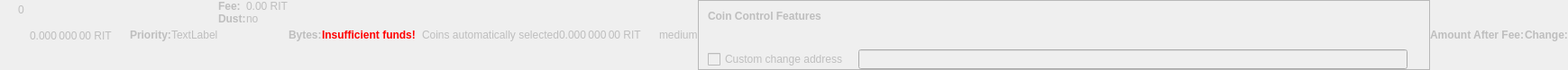
    <widget class="QWidget" name="dummyHideWidget" native="true">
     <property name="enabled">
      <bool>false</bool>
     </property>
     <property name="maximumSize">
      <size>
       <width>100</width>
       <height>22</height>
      </size>
     </property>
     <layout class="QHBoxLayout" name="dummyHideLayout">
      <property name="spacing">
       <number>0</number>
      </property>
      <property name="margin">
       <number>0</number>
      </property>
      <item>
       <layout class="QFormLayout" name="formLayoutCoinControl1">
        <property name="horizontalSpacing">
         <number>10</number>
        </property>
        <property name="verticalSpacing">
         <number>14</number>
        </property>
        <property name="leftMargin">
         <number>10</number>
        </property>
        <property name="topMargin">
         <number>4</number>
        </property>
        <property name="rightMargin">
         <number>6</number>
        </property>
        <item row="0" column="1">
         <widget class="QLabel" name="labelCoinControlBytes">
          <property name="cursor">
           <cursorShape>IBeamCursor</cursorShape>
          </property>
          <property name="contextMenuPolicy">
           <enum>Qt::ActionsContextMenu</enum>
          </property>
          <property name="text">
           <string notr="true">0</string>
          </property>
          <property name="textInteractionFlags">
           <set>Qt::LinksAccessibleByMouse|Qt::TextSelectableByKeyboard|Qt::TextSelectableByMouse</set>
          </property>
         </widget>
        </item>
       </layout>
      </item>
      <item>
       <widget class="QLabel" name="labelCoinControlAfterFee">
        <property name="enabled">
         <bool>false</bool>
        </property>
        <property name="sizePolicy">
         <sizepolicy hsizetype="Fixed" vsizetype="Fixed">
          <horstretch>0</horstretch>
          <verstretch>0</verstretch>
         </sizepolicy>
        </property>
        <property name="minimumSize">
         <size>
          <width>111</width>
          <height>12</height>
         </size>
        </property>
        <property name="maximumSize">
         <size>
          <width>111</width>
          <height>12</height>
         </size>
        </property>
        <property name="cursor">
         <cursorShape>IBeamCursor</cursorShape>
        </property>
        <property name="contextMenuPolicy">
         <enum>Qt::ActionsContextMenu</enum>
        </property>
        <property name="text">
         <string notr="true">0.000 000 00 RIT</string>
        </property>
        <property name="textInteractionFlags">
         <set>Qt::LinksAccessibleByMouse|Qt::TextSelectableByKeyboard|Qt::TextSelectableByMouse</set>
        </property>
       </widget>
      </item>
      <item>
       <widget class="QLabel" name="labelCoinControlPriorityText">
        <property name="enabled">
         <bool>false</bool>
        </property>
        <property name="font">
         <font>
          <weight>75</weight>
          <bold>true</bold>
         </font>
        </property>
        <property name="text">
         <string>Priority:</string>
        </property>
       </widget>
      </item>
      <item>
       <layout class="QHBoxLayout" name="horizontalLayout">
        <item>
         <widget class="QLabel" name="WarningLabel">
          <property name="text">
           <string>TextLabel</string>
          </property>
         </widget>
        </item>
       </layout>
      </item>
      <item>
       <layout class="QFormLayout" name="formLayoutCoinControl3">
        <property name="horizontalSpacing">
         <number>0</number>
        </property>
        <property name="verticalSpacing">
         <number>0</number>
        </property>
        <property name="leftMargin">
         <number>0</number>
        </property>
        <property name="topMargin">
         <number>0</number>
        </property>
        <property name="rightMargin">
         <number>0</number>
        </property>
        <item row="0" column="0">
         <widget class="QLabel" name="labelCoinControlFeeText">
          <property name="enabled">
           <bool>false</bool>
          </property>
          <property name="font">
           <font>
            <weight>75</weight>
            <bold>true</bold>
           </font>
          </property>
          <property name="text">
           <string>Fee:</string>
          </property>
          <property name="margin">
           <number>0</number>
          </property>
         </widget>
        </item>
        <item row="0" column="1">
         <widget class="QLabel" name="labelCoinControlFee">
          <property name="enabled">
           <bool>false</bool>
          </property>
          <property name="cursor">
           <cursorShape>IBeamCursor</cursorShape>
          </property>
          <property name="contextMenuPolicy">
           <enum>Qt::ActionsContextMenu</enum>
          </property>
          <property name="text">
           <string notr="true">0.00 RIT</string>
          </property>
          <property name="textInteractionFlags">
           <set>Qt::LinksAccessibleByMouse|Qt::TextSelectableByKeyboard|Qt::TextSelectableByMouse</set>
          </property>
         </widget>
        </item>
        <item row="1" column="0">
         <widget class="QLabel" name="labelCoinControlLowOutputText">
          <property name="enabled">
           <bool>false</bool>
          </property>
          <property name="font">
           <font>
            <weight>75</weight>
            <bold>true</bold>
           </font>
          </property>
          <property name="text">
           <string>Dust:</string>
          </property>
         </widget>
        </item>
        <item row="1" column="1">
         <widget class="QLabel" name="labelCoinControlLowOutput">
          <property name="enabled">
           <bool>false</bool>
          </property>
          <property name="cursor">
           <cursorShape>IBeamCursor</cursorShape>
          </property>
          <property name="contextMenuPolicy">
           <enum>Qt::ActionsContextMenu</enum>
          </property>
          <property name="text">
           <string>no</string>
          </property>
          <property name="textInteractionFlags">
           <set>Qt::LinksAccessibleByMouse|Qt::TextSelectableByKeyboard|Qt::TextSelectableByMouse</set>
          </property>
         </widget>
        </item>
       </layout>
      </item>
      <item>
       <widget class="QLabel" name="labelCoinControlBytesText">
        <property name="enabled">
         <bool>false</bool>
        </property>
        <property name="font">
         <font>
          <weight>75</weight>
          <bold>true</bold>
         </font>
        </property>
        <property name="text">
         <string>Bytes:</string>
        </property>
       </widget>
      </item>
      <item>
       <layout class="QFormLayout" name="formLayoutCoinControl2">
        <property name="horizontalSpacing">
         <number>0</number>
        </property>
        <property name="verticalSpacing">
         <number>0</number>
        </property>
        <property name="leftMargin">
         <number>0</number>
        </property>
        <property name="topMargin">
         <number>0</number>
        </property>
        <property name="rightMargin">
         <number>0</number>
        </property>
       </layout>
      </item>
      <item>
       <layout class="QHBoxLayout" name="horizontalLayoutCoinControl2">
        <property name="spacing">
         <number>0</number>
        </property>
        <property name="bottomMargin">
         <number>0</number>
        </property>
       </layout>
      </item>
      <item>
       <widget class="QLabel" name="labelCoinControlInsuffFunds">
        <property name="enabled">
         <bool>false</bool>
        </property>
        <property name="minimumSize">
         <size>
          <width>0</width>
          <height>0</height>
         </size>
        </property>
        <property name="font">
         <font>
          <weight>75</weight>
          <bold>true</bold>
         </font>
        </property>
        <property name="styleSheet">
         <string notr="true">color:red;font-weight:bold;</string>
        </property>
        <property name="text">
         <string>Insufficient funds!</string>
        </property>
        <property name="margin">
         <number>5</number>
        </property>
       </widget>
      </item>
      <item>
       <layout class="QFormLayout" name="formLayoutCoinControl4">
        <property name="horizontalSpacing">
         <number>0</number>
        </property>
        <property name="verticalSpacing">
         <number>0</number>
        </property>
        <property name="leftMargin">
         <number>0</number>
        </property>
        <property name="topMargin">
         <number>0</number>
        </property>
        <property name="rightMargin">
         <number>0</number>
        </property>
       </layout>
      </item>
      <item>
       <widget class="QLabel" name="labelCoinControlChangeLabel">
        <property name="enabled">
         <bool>false</bool>
        </property>
        <property name="sizePolicy">
         <sizepolicy hsizetype="Preferred" vsizetype="Expanding">
          <horstretch>0</horstretch>
          <verstretch>0</verstretch>
         </sizepolicy>
        </property>
        <property name="minimumSize">
         <size>
          <width>0</width>
          <height>0</height>
         </size>
        </property>
        <property name="text">
         <string/>
        </property>
        <property name="margin">
         <number>3</number>
        </property>
       </widget>
      </item>
      <item>
       <widget class="QLabel" name="labelCoinControlAutomaticallySelected">
        <property name="enabled">
         <bool>false</bool>
        </property>
        <property name="sizePolicy">
         <sizepolicy hsizetype="Fixed" vsizetype="Fixed">
          <horstretch>0</horstretch>
          <verstretch>0</verstretch>
         </sizepolicy>
        </property>
        <property name="minimumSize">
         <size>
          <width>0</width>
          <height>0</height>
         </size>
        </property>
        <property name="maximumSize">
         <size>
          <width>240</width>
          <height>16777215</height>
         </size>
        </property>
        <property name="text">
         <string>Coins automatically selected</string>
        </property>
        <property name="margin">
         <number>5</number>
        </property>
       </widget>
      </item>
      <item>
       <widget class="QLabel" name="labelCoinControlChange">
        <property name="enabled">
         <bool>false</bool>
        </property>
        <property name="sizePolicy">
         <sizepolicy hsizetype="Fixed" vsizetype="Fixed">
          <horstretch>0</horstretch>
          <verstretch>0</verstretch>
         </sizepolicy>
        </property>
        <property name="minimumSize">
         <size>
          <width>111</width>
          <height>0</height>
         </size>
        </property>
        <property name="maximumSize">
         <size>
          <width>111</width>
          <height>16777215</height>
         </size>
        </property>
        <property name="cursor">
         <cursorShape>IBeamCursor</cursorShape>
        </property>
        <property name="contextMenuPolicy">
         <enum>Qt::ActionsContextMenu</enum>
        </property>
        <property name="text">
         <string notr="true">0.000 000 00 RIT</string>
        </property>
        <property name="textInteractionFlags">
         <set>Qt::LinksAccessibleByMouse|Qt::TextSelectableByKeyboard|Qt::TextSelectableByMouse</set>
        </property>
       </widget>
      </item>
      <item>
       <widget class="QLabel" name="labelCoinControlPriority">
        <property name="enabled">
         <bool>false</bool>
        </property>
        <property name="cursor">
         <cursorShape>IBeamCursor</cursorShape>
        </property>
        <property name="contextMenuPolicy">
         <enum>Qt::ActionsContextMenu</enum>
        </property>
        <property name="text">
         <string>medium</string>
        </property>
        <property name="textInteractionFlags">
         <set>Qt::LinksAccessibleByMouse|Qt::TextSelectableByKeyboard|Qt::TextSelectableByMouse</set>
        </property>
       </widget>
      </item>
      <item>
       <widget class="QFrame" name="frameCoinControl">
        <property name="sizePolicy">
         <sizepolicy hsizetype="Expanding" vsizetype="Expanding">
          <horstretch>0</horstretch>
          <verstretch>0</verstretch>
         </sizepolicy>
        </property>
        <property name="maximumSize">
         <size>
          <width>16777215</width>
          <height>16777215</height>
         </size>
        </property>
        <property name="frameShape">
         <enum>QFrame::StyledPanel</enum>
        </property>
        <property name="frameShadow">
         <enum>QFrame::Sunken</enum>
        </property>
        <layout class="QVBoxLayout" name="verticalLayoutCoinControl2_2">
         <property name="spacing">
          <number>0</number>
         </property>
         <property name="margin">
          <number>0</number>
         </property>
         <item>
          <layout class="QVBoxLayout" name="verticalLayoutCoinControl" stretch="0,0,0,1">
           <property name="spacing">
            <number>0</number>
           </property>
           <property name="leftMargin">
            <number>10</number>
           </property>
           <property name="topMargin">
            <number>10</number>
           </property>
           <item>
            <layout class="QHBoxLayout" name="horizontalLayoutCoinControl1">
             <property name="bottomMargin">
              <number>15</number>
             </property>
             <item>
              <widget class="QLabel" name="labelCoinControlFeatures">
               <property name="enabled">
                <bool>false</bool>
               </property>
               <property name="sizePolicy">
                <sizepolicy hsizetype="Preferred" vsizetype="Maximum">
                 <horstretch>0</horstretch>
                 <verstretch>0</verstretch>
                </sizepolicy>
               </property>
               <property name="font">
                <font>
                 <weight>75</weight>
                 <bold>true</bold>
                </font>
               </property>
               <property name="styleSheet">
                <string notr="true">font-weight:bold;</string>
               </property>
               <property name="text">
                <string>Coin Control Features</string>
               </property>
              </widget>
             </item>
            </layout>
           </item>
           <item>
            <widget class="QWidget" name="widgetCoinControl" native="true">
             <property name="sizePolicy">
              <sizepolicy hsizetype="Preferred" vsizetype="Preferred">
               <horstretch>0</horstretch>
               <verstretch>0</verstretch>
              </sizepolicy>
             </property>
             <property name="minimumSize">
              <size>
               <width>0</width>
               <height>0</height>
              </size>
             </property>
             <property name="styleSheet">
              <string notr="true"/>
             </property>
             <layout class="QHBoxLayout" name="horizontalLayoutCoinControl5_2">
              <property name="margin">
               <number>0</number>
              </property>
              <item>
               <layout class="QHBoxLayout" name="horizontalLayoutCoinControl3">
                <property name="spacing">
                 <number>20</number>
                </property>
                <property name="topMargin">
                 <number>0</number>
                </property>
                <property name="bottomMargin">
                 <number>10</number>
                </property>
               </layout>
              </item>
             </layout>
            </widget>
           </item>
           <item>
            <layout class="QHBoxLayout" name="horizontalLayoutCoinControl4" stretch="0,0,0">
             <property name="spacing">
              <number>12</number>
             </property>
             <property name="sizeConstraint">
              <enum>QLayout::SetDefaultConstraint</enum>
             </property>
             <property name="topMargin">
              <number>5</number>
             </property>
             <property name="rightMargin">
              <number>5</number>
             </property>
             <item>
              <widget class="QCheckBox" name="checkBoxCoinControlChange">
               <property name="enabled">
                <bool>false</bool>
               </property>
               <property name="toolTip">
                <string>If this is activated, but the change address is empty or invalid, change will be sent to a newly generated address.</string>
               </property>
               <property name="text">
                <string>Custom change address</string>
               </property>
              </widget>
             </item>
             <item>
              <widget class="QValidatedLineEdit" name="lineEditCoinControlChange">
               <property name="enabled">
                <bool>false</bool>
               </property>
               <property name="sizePolicy">
                <sizepolicy hsizetype="Expanding" vsizetype="Fixed">
                 <horstretch>0</horstretch>
                 <verstretch>0</verstretch>
                </sizepolicy>
               </property>
              </widget>
             </item>
             <item>
              <widget class="QLabel" name="labelCoinControlChangeLabel_2">
               <property name="sizePolicy">
                <sizepolicy hsizetype="Preferred" vsizetype="Expanding">
                 <horstretch>0</horstretch>
                 <verstretch>0</verstretch>
                </sizepolicy>
               </property>
               <property name="minimumSize">
                <size>
                 <width>0</width>
                 <height>0</height>
                </size>
               </property>
               <property name="text">
                <string/>
               </property>
               <property name="margin">
                <number>3</number>
               </property>
              </widget>
             </item>
            </layout>
           </item>
           <item>
            <spacer name="verticalSpacerCoinControl">
             <property name="orientation">
              <enum>Qt::Vertical</enum>
             </property>
             <property name="sizeHint" stdset="0">
              <size>
               <width>800</width>
               <height>1</height>
              </size>
             </property>
            </spacer>
           </item>
          </layout>
         </item>
        </layout>
       </widget>
      </item>
      <item>
       <widget class="QLabel" name="labelCoinControlAfterFeeText">
        <property name="enabled">
         <bool>false</bool>
        </property>
        <property name="minimumSize">
         <size>
          <width>0</width>
          <height>0</height>
         </size>
        </property>
        <property name="maximumSize">
         <size>
          <width>16777215</width>
          <height>16777215</height>
         </size>
        </property>
        <property name="font">
         <font>
          <weight>75</weight>
          <bold>true</bold>
         </font>
        </property>
        <property name="text">
         <string>Amount After Fee:</string>
        </property>
        <property name="alignment">
         <set>Qt::AlignLeading|Qt::AlignLeft|Qt::AlignVCenter</set>
        </property>
        <property name="margin">
         <number>0</number>
        </property>
       </widget>
      </item>
      <item>
       <widget class="QLabel" name="labelCoinControlChangeText">
        <property name="enabled">
         <bool>false</bool>
        </property>
        <property name="sizePolicy">
         <sizepolicy hsizetype="Preferred" vsizetype="Preferred">
          <horstretch>0</horstretch>
          <verstretch>0</verstretch>
         </sizepolicy>
        </property>
        <property name="minimumSize">
         <size>
          <width>0</width>
          <height>0</height>
         </size>
        </property>
        <property name="maximumSize">
         <size>
          <width>16777215</width>
          <height>16777215</height>
         </size>
        </property>
        <property name="font">
         <font>
          <weight>75</weight>
          <bold>true</bold>
         </font>
        </property>
        <property name="text">
         <string>Change:</string>
        </property>
        <property name="alignment">
         <set>Qt::AlignLeading|Qt::AlignLeft|Qt::AlignVCenter</set>
        </property>
       </widget>
      </item>
     </layout>
    </widget>
